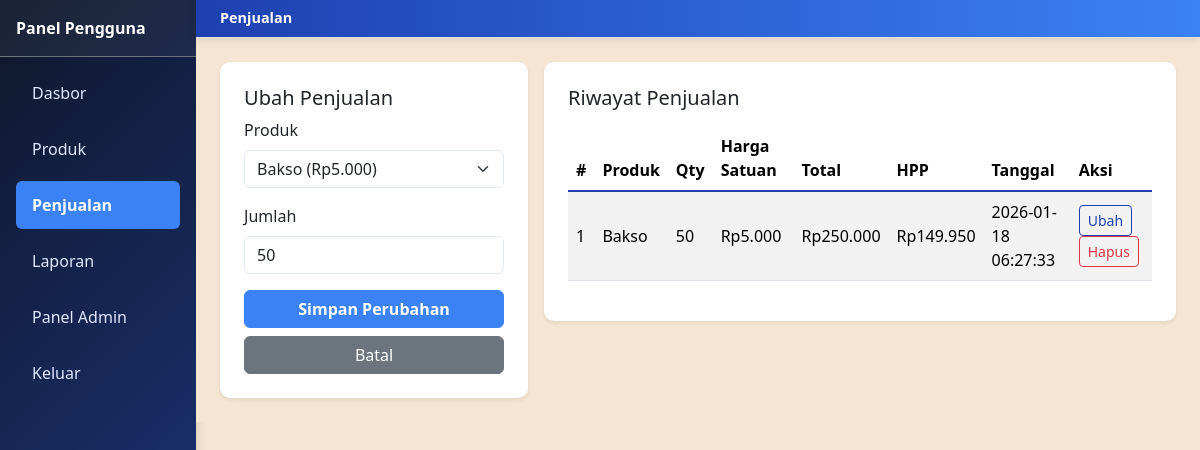
Page /user/sales.php?edit=1 (signed in) on the committed database.
### tables this page shows
CREATE TABLE yukii_sales (
        id INTEGER PRIMARY KEY AUTOINCREMENT,
        product_id INTEGER NOT NULL,
        quantity INTEGER NOT NULL,
        unit_price REAL NOT NULL,
        total REAL NOT NULL,
        cogs REAL NOT NULL,
        created_at TEXT NOT NULL DEFAULT CURRENT_TIMESTAMP
    );

CREATE TABLE yukii_products (
        id INTEGER PRIMARY KEY AUTOINCREMENT,
        name TEXT NOT NULL,
        price REAL NOT NULL DEFAULT 0,
        cost REAL NOT NULL DEFAULT 0,
        created_at TEXT NOT NULL DEFAULT CURRENT_TIMESTAMP
    );

### includes/auth.php (called while the page is built, shortened)
<?php
require_once __DIR__ . '/functions.php';
function currentUser(): ?array
{
    return $_SESSION['user'] ?? null;
}

### includes/functions.php (called while the page is built, shortened)
<?php
function sanitizeTablePrefix(string $username): string
{
    $slug = preg_replace('/[^a-zA-Z0-9_]/', '_', strtolower($username));
    $slug = trim($slug, '_');
    return $slug;
}
function userTableNames(string $username): array
{
    $prefix = sanitizeTablePrefix($username);
    return [
        'products' => $prefix . '_products',
        'sales' => $prefix . '_sales',
        'expenses' => $prefix . '_expenses',
    ];
}

### user/sales.php (the view, shortened to what this page needs)
<?php
require_once __DIR__ . '/../includes/auth.php';
$user = currentUser();
$pdo = getDB();
$tables = userTableNames($user['username']);
$editSale = null;
$products = $pdo->query('SELECT id, name, price, cost FROM ' . $tables['products'] . ' ORDER BY name ASC')->fetchAll();
if (isset($_GET['edit'])) {
    $saleId = (int) $_GET['edit'];
    $stmt = $pdo->prepare('SELECT s.*, p.name FROM ' . $tables['sales'] . ' s LEFT JOIN ' . $tables['products'] . ' p ON p.id = s.product_id WHERE s.id = :id');
    $stmt->execute([':id' => $saleId]);
    $editSale = $stmt->fetch();
}
$sales = $pdo->query('SELECT s.*, p.name FROM ' . $tables['sales'] . ' s LEFT JOIN ' . $tables['products'] . ' p ON p.id = s.product_id ORDER BY s.created_at DESC')->fetchAll();
?>
<!DOCTYPE html>
<html lang="id">
<head>
    <link href="https://cdn.jsdelivr.net/npm/bootstrap@5.3.3/dist/css/bootstrap.min.css" rel="stylesheet">
    <link href="/assets/css/style.css" rel="stylesheet">
</head>
<body>
<div class="d-flex">
    <div class="sidebar bg-dark text-white">
        <div class="p-3 fw-bold border-bottom border-secondary">Panel Pengguna</div>
        <ul class="nav flex-column p-2">
            <li class="nav-item"><a class="nav-link text-white" href="/user/user_dashboard.php">Dasbor</a></li>
            <li class="nav-item"><a class="nav-link text-white" href="/user/products.php">Produk</a></li>
            <li class="nav-item"><a class="nav-link text-white active" href="/user/sales.php">Penjualan</a></li>
            <li class="nav-item"><a class="nav-link text-white" href="/user/report.php">Laporan</a></li>
            <?php if ($user['role'] === 'admin'): ?>
                <li class="nav-item"><a class="nav-link text-white" href="/admin/admin_dashboard.php">Panel Admin</a></li>
            <?php endif; ?>
            <li class="nav-item"><a class="nav-link text-white" href="/logout.php">Keluar</a></li>
        </ul>
    </div>
    <div class="flex-grow-1">
        <nav class="navbar navbar-light bg-light border-bottom px-3">
            <span class="navbar-brand">Penjualan</span>
        </nav>
        <main class="p-4">
            <div class="row g-3">
                <div class="col-md-4">
                    <div class="card shadow-sm">
                        <div class="card-body">
                            <h5><?php echo $editSale ? 'Ubah Penjualan' : 'Catat Penjualan'; ?></h5>
                            <form method="post">
                                <div class="mb-3">
                                    <label class="form-label">Produk</label>
                                    <select name="product_id" class="form-select" required>
                                        <?php foreach ($products as $p): ?>
                                            <option value="<?php echo (int) $p['id']; ?>" <?php echo ($editSale['product_id'] ?? null) == $p['id'] ? 'selected' : ''; ?>>
                                                <?php echo htmlspecialchars($p['name'], ENT_QUOTES, 'UTF-8'); ?> (Rp<?php echo number_format((float) $p['price'], 0, ',', '.'); ?>)
                                            </option>
                                        <?php endforeach; ?>
                                    </select>
                                </div>
                                <div class="mb-3">
                                    <label class="form-label">Jumlah</label>
                                    <input type="number" name="quantity" min="1" value="<?php echo htmlspecialchars($editSale['quantity'] ?? '1', ENT_QUOTES, 'UTF-8'); ?>" class="form-control" required>
                                </div>
                                <?php if ($editSale): ?>
                                    <button class="btn btn-primary w-100" type="submit">Simpan Perubahan</button>
                                    <a href="/user/sales.php" class="btn btn-secondary w-100 mt-2">Batal</a>
                                <?php else: ?>
                                    <input type="hidden" name="action" value="add_sale">
                                    <button class="btn btn-success w-100" type="submit">Simpan</button>
                                <?php endif; ?>
                            </form>
                        </div>
                    </div>
                </div>
                <div class="col-md-8">
                    <div class="card shadow-sm">
                        <div class="card-body">
                            <h5 class="mb-3">Riwayat Penjualan</h5>
                            <div class="table-responsive">
                                <table class="table table-striped align-middle">
                                    <thead><tr><th>#</th><th>Produk</th><th>Qty</th><th>Harga Satuan</th><th>Total</th><th>HPP</th><th>Tanggal</th><th>Aksi</th></tr></thead>
                                    <tbody>
                                    <?php foreach ($sales as $s): ?>
                                        <tr>
                                            <td><?php echo (int) $s['id']; ?></td>
                                            <td><?php echo htmlspecialchars($s['name'] ?? 'N/A', ENT_QUOTES, 'UTF-8'); ?></td>
                                            <td><?php echo (int) $s['quantity']; ?></td>
                                            <td>Rp<?php echo number_format((float) $s['unit_price'], 0, ',', '.'); ?></td>
                                            <td>Rp<?php echo number_format((float) $s['total'], 0, ',', '.'); ?></td>
                                            <td>Rp<?php echo number_format((float) $s['cogs'], 0, ',', '.'); ?></td>
                                            <td><?php echo htmlspecialchars($s['created_at'], ENT_QUOTES, 'UTF-8'); ?></td>
                                            <td>
                                                <a class="btn btn-sm btn-outline-primary" href="/user/sales.php?edit=<?php echo (int) $s['id']; ?>">Ubah</a>
                                                <form method="post" class="d-inline" onsubmit="return confirm('Hapus penjualan ini?');">
                                                    <button class="btn btn-sm btn-outline-danger" type="submit">Hapus</button>
                                                </form>
                                            </td>
                                        </tr>
                                    <?php endforeach; ?>
                                    </tbody>
                                </table>
                            </div>
                        </div>
                    </div>
                </div>
            </div>
        </main>
    </div>
</div>
</body>
</html>

### assets/css/style.css (style rules this page uses)
:root { --color-peach: #F5E6D3; --color-blue-primary: #1E40AF; --color-blue-bright: #3B82F6; --color-navy: #0F172A; --color-dark-blue: #1E3A8A; }
* { margin: 0; padding: 0; box-sizing: border-box; }
body { background-color: var(--color-peach); font-family: 'Segoe UI', Tahoma, Geneva, Verdana, sans-serif; }
.sidebar { width: 230px; min-height: 100vh; background: linear-gradient(135deg, var(--color-navy) 0%, var(--color-dark-blue) 100%); box-shadow: 2px 0 10px rgba(0, 0, 0, 0.1); }
.sidebar .p-3.fw-bold { background-color: rgba(255, 255, 255, 0.05); border-bottom: 2px solid var(--color-blue-primary); }
.sidebar .nav-link { color: #e0e7ff !important; transition: all 0.3s ease; padding: 12px 16px; margin: 4px 8px; border-radius: 6px; }
.sidebar .nav-link.active { background-color: var(--color-blue-bright); color: white !important; font-weight: 600; }
.navbar { background: linear-gradient(90deg, var(--color-blue-primary) 0%, var(--color-blue-bright) 100%) !important; color: white !important; box-shadow: 0 2px 8px rgba(0, 0, 0, 0.1); padding: 0.25rem 1.5rem !important; min-height: auto; height: 38px; display: flex; align-items: center; }
.navbar .navbar-brand { font-weight: 700; font-size: 0.9rem; color: white !important; margin: 0; padding: 0; line-height: 1; }
.card { border: none; border-radius: 10px; overflow: hidden; transition: all 0.3s ease; background-color: white; }
.card-body { padding: 1.5rem; }
.btn-primary { background-color: var(--color-blue-bright); border-color: var(--color-blue-bright); font-weight: 600; transition: all 0.3s ease; }
.btn-outline-primary { color: var(--color-blue-primary); border-color: var(--color-blue-primary); }
.table-striped>tbody>tr:nth-of-type(odd) { background-color: rgba(59, 130, 246, 0.03); }
.table thead { background: linear-gradient(90deg, var(--color-navy) 0%, var(--color-dark-blue) 100%); color: white; }
.table thead th { font-weight: 700; border-bottom: 2px solid var(--color-blue-primary); }
.form-select, .form-control { border-color: #e2e8f0; border-radius: 6px; transition: all 0.3s ease; }
.d-flex { min-height: 100vh; }
main { background-color: var(--color-peach); }

### rows in the picture
yukii_sales: product_id "Bakso (Rp5.000)", quantity "50", id "1", yukii_products.name "Bakso", unit_price "5.000", total "250.000", cogs "149.950", created_at "2026-01-18 06:27:33"
